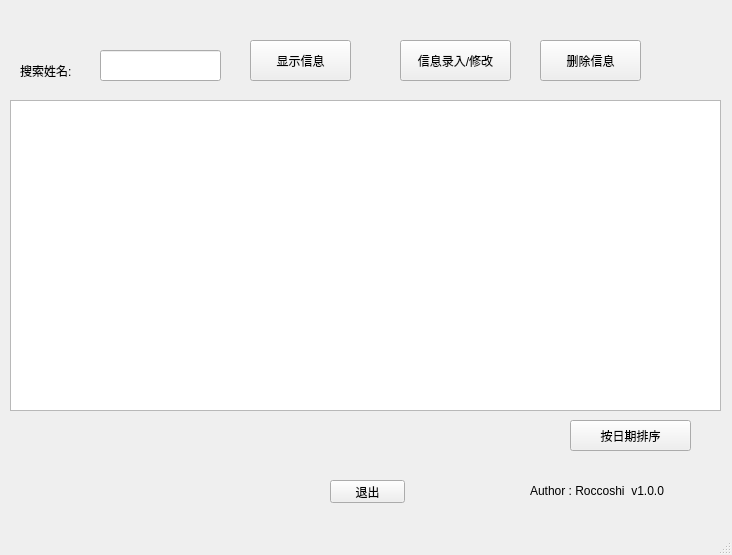
<?xml version="1.0" encoding="UTF-8"?>
<ui version="4.0">
 <class>admin</class>
 <widget class="QMainWindow" name="admin">
  <property name="geometry">
   <rect>
    <x>0</x>
    <y>0</y>
    <width>732</width>
    <height>555</height>
   </rect>
  </property>
  <property name="windowTitle">
   <string>管理员界面</string>
  </property>
  <widget class="QWidget" name="centralwidget">
   <widget class="QTableView" name="tableView">
    <property name="geometry">
     <rect>
      <x>10</x>
      <y>100</y>
      <width>711</width>
      <height>311</height>
     </rect>
    </property>
   </widget>
   <widget class="QPushButton" name="pushButton_exit">
    <property name="geometry">
     <rect>
      <x>330</x>
      <y>480</y>
      <width>75</width>
      <height>23</height>
     </rect>
    </property>
    <property name="text">
     <string>退出</string>
    </property>
   </widget>
   <widget class="QPushButton" name="pushButton_show">
    <property name="geometry">
     <rect>
      <x>250</x>
      <y>40</y>
      <width>101</width>
      <height>41</height>
     </rect>
    </property>
    <property name="text">
     <string>显示信息</string>
    </property>
   </widget>
   <widget class="QPushButton" name="pushButton_change">
    <property name="geometry">
     <rect>
      <x>400</x>
      <y>40</y>
      <width>111</width>
      <height>41</height>
     </rect>
    </property>
    <property name="text">
     <string>信息录入/修改</string>
    </property>
   </widget>
   <widget class="QPushButton" name="pushButton_del">
    <property name="geometry">
     <rect>
      <x>540</x>
      <y>40</y>
      <width>101</width>
      <height>41</height>
     </rect>
    </property>
    <property name="text">
     <string>删除信息</string>
    </property>
   </widget>
   <widget class="QLabel" name="label">
    <property name="geometry">
     <rect>
      <x>20</x>
      <y>60</y>
      <width>131</width>
      <height>21</height>
     </rect>
    </property>
    <property name="text">
     <string>搜索姓名:</string>
    </property>
   </widget>
   <widget class="QLineEdit" name="lineEdit_findname">
    <property name="geometry">
     <rect>
      <x>100</x>
      <y>50</y>
      <width>121</width>
      <height>31</height>
     </rect>
    </property>
   </widget>
   <widget class="QPushButton" name="pushButton_order">
    <property name="geometry">
     <rect>
      <x>570</x>
      <y>420</y>
      <width>121</width>
      <height>31</height>
     </rect>
    </property>
    <property name="text">
     <string>按日期排序</string>
    </property>
   </widget>
   <widget class="QLabel" name="label_5">
    <property name="geometry">
     <rect>
      <x>530</x>
      <y>480</y>
      <width>201</width>
      <height>21</height>
     </rect>
    </property>
    <property name="text">
     <string>Author : Roccoshi  v1.0.0</string>
    </property>
   </widget>
  </widget>
  <widget class="QMenuBar" name="menubar">
   <property name="geometry">
    <rect>
     <x>0</x>
     <y>0</y>
     <width>732</width>
     <height>26</height>
    </rect>
   </property>
  </widget>
  <widget class="QStatusBar" name="statusbar"/>
 </widget>
 <resources/>
 <connections/>
</ui>
